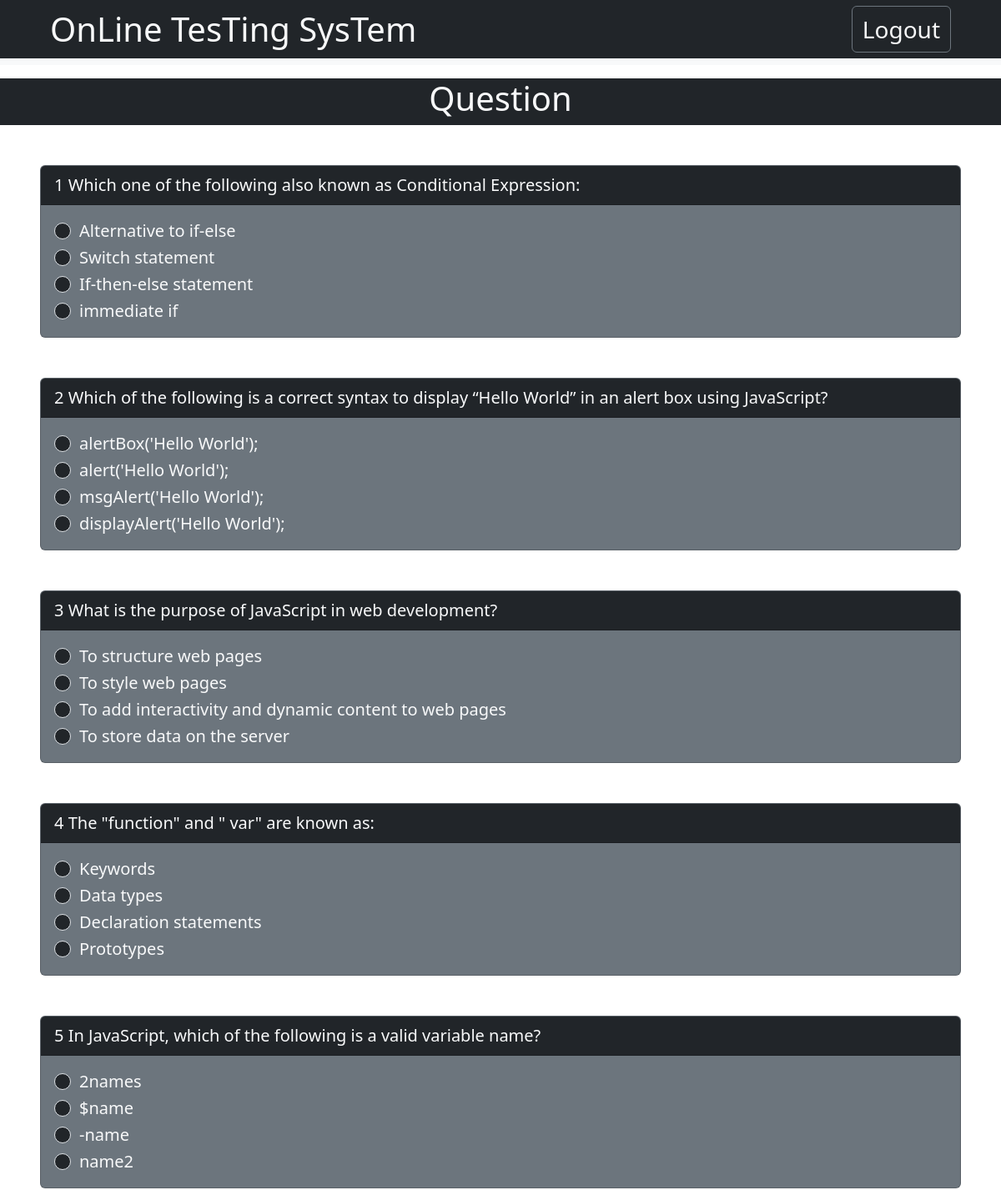
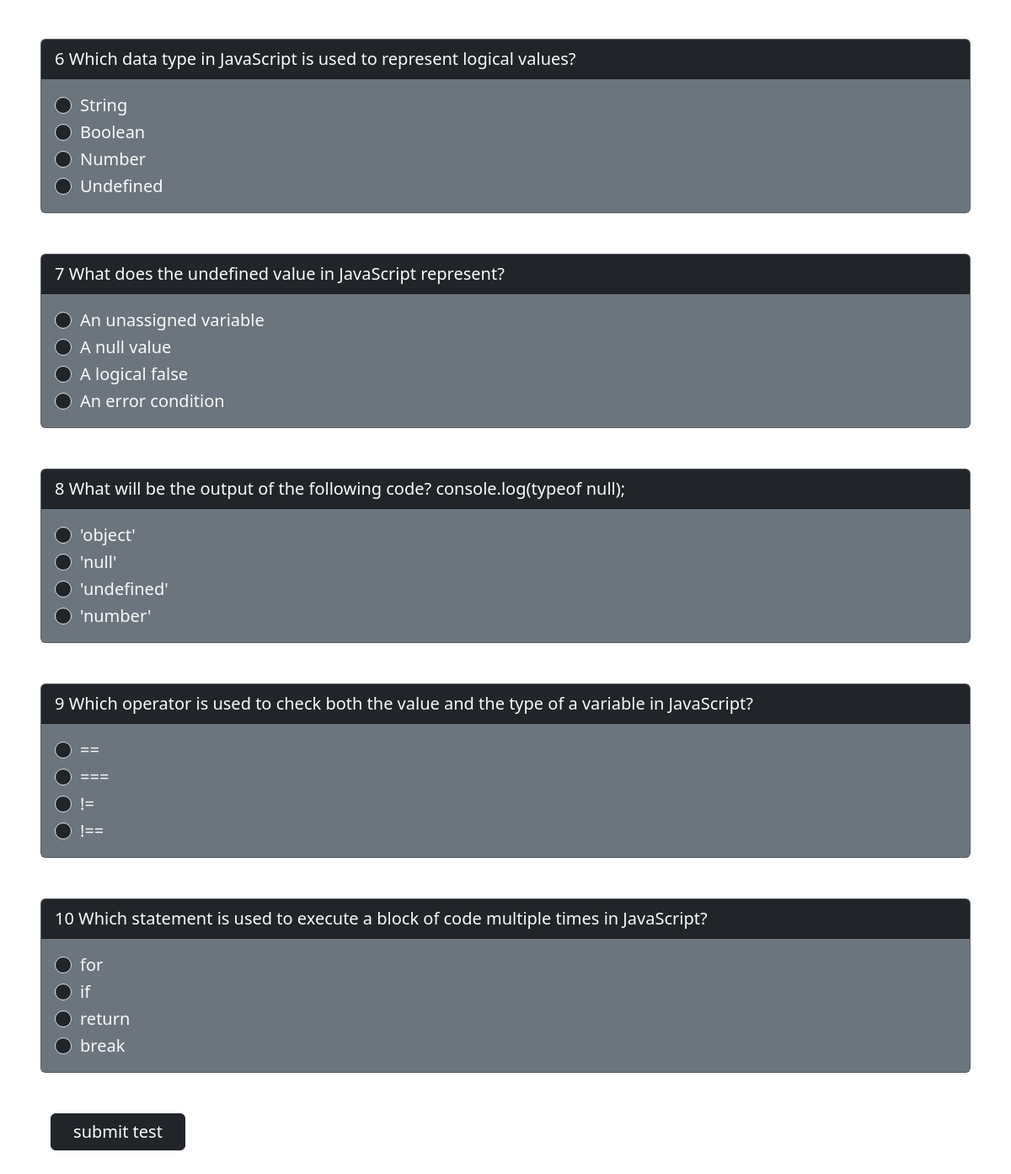
/paper/2/ (signed in), run on the app's committed database (2 pictures, top to bottom).
### mainApp/models.py (models this page shows, shortened)
class Questionpaper(models.Model):
    id= models.AutoField(primary_key=True)
    nameofexam= models.ForeignKey(ExamPaper,on_delete=models.CASCADE)
    question = models.TextField()
    opt1=models.CharField(max_length=100)
    opt2=models.CharField(max_length=100)
    opt3=models.CharField(max_length=100)
    opt4=models.CharField(max_length=100)
    rigthopt = models.CharField(max_length=100)

### mainApp/views.py (the view)
# urls.py: path('paper/<int:id>/',views.questionpaper),
@login_required(login_url='/login/')
def questionpaper(Request,id):
    subject = ExamPaper.objects.get(id=id)
    questions = Questionpaper.objects.filter(nameofexam=subject)
    context={"questions":questions,"subject":subject}
    return render(Request,"question.html",context)

### mainApp/templates/question.html (shortened to what this page needs)
{% extends 'index.html'%}
{% block body %}
<div class="row bg-dark my-3">
<div class="col-12 text-light text-center">
  <h1>Question</h1>
</div>
</div>
<form action="{% url 'result' subject.id %}" method="post">
  {% csrf_token %} {% for item in questions %}
  <div class="card m-5 bg-secondary">
    <div class="card-header bg-dark text-light fs-5">
      <span>{{ forloop.counter }}</span> {{item.question}}
    </div>
    <div class="card-body text-light">
      <blockquote class="blockquote mb-0">
        <div class="form-check">
          <input class="form-check-input text-bg-dark" type="radio" name="option{{ item.id }}" value="{{item.opt1}}" required>
          <label class="form-check-label" for="">
            {{item.opt1}}
          </label>
        </div>
        <div class="form-check">
          <input class="form-check-input text-bg-dark" type="radio"  required name="option{{ item.id }}" value="{{item.opt2}}">
          <label class="form-check-label" for="">
            {{item.opt2}}
          </label>
        </div>
        <div class="form-check">
          <input class="form-check-input text-bg-dark" type="radio" required name="option{{ item.id }}" value="{{item.opt3}}">
          <label class="form-check-label" for="">
            {{item.opt3}}
          </label>
        </div>
        <div class="form-check">
          <input class="form-check-input text-bg-dark" type="radio" required name="option{{ item.id }}" value="{{item.opt4}}">
          <label class="form-check-label" for="">
            {{item.opt4}}
          </label>
        </div>
      </div>
    </div>
  {% endfor %}
  <div class="row mx-5 my-5">
<div class="col-md-2">
   <button type="submit" class=" btn btn-dark w-100 fs-5">submit test</button>
</div>
  </div>
</form>
{% endblock %}

### mainApp/templates/super.html (style rules this page uses)
* { margin: 0;padding: 0;box-sizing: border-box; }

### data on the page
Questionpaper: question "Which one of the following also known as Conditional Expression:", opt1 "Alternative to if-else", opt2 "Switch statement", opt3 "If-then-else statement", opt4 "immediate if"
Questionpaper: question "Which of the following is a correct syntax to display “Hello World” in an alert box using JavaScript?", opt1 "alertBox('Hello World');", opt2 "alert('Hello World');", opt3 "msgAlert('Hello World');", opt4 "displayAlert('Hello World');"
Questionpaper: question "What is the purpose of JavaScript in web development?", opt1 "To structure web pages", opt2 "To style web pages", opt3 "To add interactivity and dynamic content to web pages", opt4 "To store data on the server"
Questionpaper: question "The \"function\" and \" var\" are known as:", opt1 "Keywords", opt2 "Data types", opt3 "Declaration statements", opt4 "Prototypes"
Questionpaper: question "In JavaScript, which of the following is a valid variable name?", opt1 "2names", opt2 "$name", opt3 "-name", opt4 "name2"
Questionpaper: question "Which data type in JavaScript is used to represent logical values?", opt1 "String", opt2 "Boolean", opt3 "Number", opt4 "Undefined"
Questionpaper: question "What does the undefined value in JavaScript represent?", opt1 "An unassigned variable", opt2 "A null value", opt3 "A logical false", opt4 "An error condition"
Questionpaper: question "What will be the output of the following code? console.log(typeof null);", opt1 "'object'", opt2 "'null'", opt3 "'undefined'", opt4 "'number'"
Questionpaper: question "Which operator is used to check both the value and the type of a variable in JavaScript?", opt1 "==", opt2 "===", opt3 "!=", opt4 "!=="
Questionpaper: question "Which statement is used to execute a block of code multiple times in JavaScript?", opt1 "for", opt2 "if", opt3 "return", opt4 "break"
